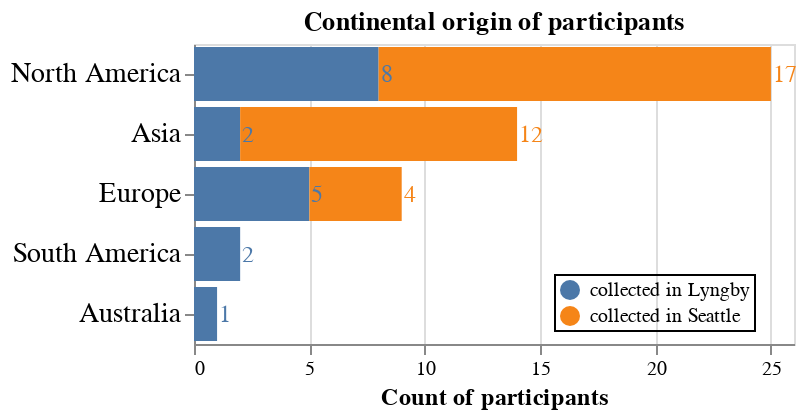

Here is the notebook cell this chart was saved with:
### Code cell
bars = alt.Chart(participants).mark_bar().encode(
    x=alt.X('count(continent_of_origin)',
            title="Count of participants ",
            axis=alt.Axis(titleFontSize=12)),
    y=alt.Y('continent_of_origin',title="",sort='-x',axis=alt.Axis(labelFontSize=14)),
    color=alt.Color('data_collection:N',title="",legend=alt.Legend(
        orient='none',
        legendX=180, legendY=115,
        direction='vertical',
        titleAnchor='middle',
        strokeColor='black',
        padding=2)),    
    tooltip=['continent_of_origin','data_collection','count(continent_of_origin)']
).properties(width=300,height=150,title="Continental origin of participants")


text_indiv = alt.Chart(participants).mark_text(dx=1,align='left',size=12).encode(
     x=alt.X('count(continent_of_origin)').stack('zero'),
     y=alt.Y('continent_of_origin',title="",sort='-x',axis=alt.Axis(labelFontSize=14)),
    detail='data_collection:N',
    color='data_collection',
    text=alt.Text('count(continent_of_origin):Q')
)

bars + text_indiv

### Figure 1 — Vega-Lite specification as saved in the notebook (floating-point values rounded to 4 significant figures)
{"config": {"view": {"continuousWidth": 300, "continuousHeight": 300}}, "layer": [{"mark": {"type": "bar"}, "encoding": {"color": {"field": "data_collection", "legend": {"direction": "vertical", "legendX": 180, "legendY": 115, "orient": "none", "padding": 2, "strokeColor": "black", "titleAnchor": "middle"}, "title": "", "type": "nominal"}, "tooltip": [{"field": "continent_of_origin", "type": "nominal"}, {"field": "data_collection", "type": "nominal"}, {"aggregate": "count", "field": "continent_of_origin", "type": "nominal"}], "x": {"aggregate": "count", "axis": {"titleFontSize": 12}, "field": "continent_of_origin", "title": "Count of participants ", "type": "nominal"}, "y": {"axis": {"labelFontSize": 14}, "field": "continent_of_origin", "sort": "-x", "title": "", "type": "nominal"}}, "title": "Continental origin of participants"}, {"mark": {"type": "text", "align": "left", "dx": 1, "size": 12}, "encoding": {"color": {"field": "data_collection", "type": "nominal"}, "detail": {"field": "data_collection", "type": "nominal"}, "text": {"aggregate": "count", "field": "continent_of_origin", "type": "quantitative"}, "x": {"aggregate": "count", "field": "continent_of_origin", "stack": "zero", "type": "nominal"}, "y": {"axis": {"labelFontSize": 14}, "field": "continent_of_origin", "sort": "-x", "title": "", "type": "nominal"}}}], "data": {"name": "data-4e4613410f109f9ffdfcf8a1669a0c02"}, "height": 150, "width": 300, "$schema": "https://vega.github.io/schema/vega-lite/v5.8.0.json", "datasets": {"data-4e4613410f109f9ffdfcf8a1669a0c02": [{"participant_id": 1, "continent_of_origin": "North America", "data_collection": "collected in Lyngby"}, {"participant_id": 2, "continent_of_origin": "Europe", "data_collection": "collected in Lyngby"}, {"participant_id": 3, "continent_of_origin": "North America", "data_collection": "collected in Lyngby"}, {"participant_id": 4, "continent_of_origin": "Europe", "data_collection": "collected in Lyngby"}, {"participant_id": 5, "continent_of_origin": "Europe", "data_collection": "collected in Lyngby"}, {"participant_id": 6, "continent_of_origin": "North America", "data_collection": "collected in Lyngby"}, {"participant_id": 7, "continent_of_origin": "North America", "data_collection": "collected in Lyngby"}, {"participant_id": 8, "continent_of_origin": "Europe", "data_collection": "collected in Lyngby"}, {"participant_id": 9, "continent_of_origin": "Australia", "data_collection": "collected in Lyngby"}, {"participant_id": 10, "continent_of_origin": "North America", "data_collection": "collected in Lyngby"}, {"participant_id": 11, "continent_of_origin": "North America", "data_collection": "collected in Lyngby"}, {"participant_id": 12, "continent_of_origin": "Asia", "data_collection": "collected in Lyngby"}, {"participant_id": 13, "continent_of_origin": "South America", "data_collection": "collected in Lyngby"}, {"participant_id": 14, "continent_of_origin": "South America", "data_collection": "collected in Lyngby"}, {"participant_id": 15, "continent_of_origin": "North America", "data_collection": "collected in Lyngby"}, {"participant_id": 16, "continent_of_origin": "North America", "data_collection": "collected in Lyngby"}, {"participant_id": 17, "continent_of_origin": "Europe", "data_collection": "collected in Lyngby"}, {"participant_id": 18, "continent_of_origin": "Asia", "data_collection": "collected in Lyngby"}, {"participant_id": 19, "continent_of_origin": "North America", "data_collection": "collected in Seattle"}, {"participant_id": 20, "continent_of_origin": "Asia", "data_collection": "collected in Seattle"}, {"participant_id": 21, "continent_of_origin": "Asia", "data_collection": "collected in Seattle"}, {"participant_id": 22, "continent_of_origin": "Asia", "data_collection": "collected in Seattle"}, {"participant_id": 23, "continent_of_origin": "North America", "data_collection": "collected in Seattle"}, {"participant_id": 24, "continent_of_origin": "Europe", "data_collection": "collected in Seattle"}, {"participant_id": 25, "continent_of_origin": "Asia", "data_collection": "collected in Seattle"}, {"participant_id": 26, "continent_of_origin": "North America", "data_collection": "collected in Seattle"}, {"participant_id": 27, "continent_of_origin": "Asia", "data_collection": "collected in Seattle"}, {"participant_id": 28, "continent_of_origin": "Asia", "data_collection": "collected in Seattle"}, {"participant_id": 29, "continent_of_origin": "Asia", "data_collection": "collected in Seattle"}, {"participant_id": 30, "continent_of_origin": "North America", "data_collection": "collected in Seattle"}, {"participant_id": 31, "continent_of_origin": "Asia", "data_collection": "collected in Seattle"}, {"participant_id": 32, "continent_of_origin": "North America", "data_collection": "collected in Seattle"}, {"participant_id": 33, "continent_of_origin": "North America", "data_collection": "collected in Seattle"}, {"participant_id": 34, "continent_of_origin": "North America", "data_collection": "collected in Seattle"}, {"participant_id": 35, "continent_of_origin": "North America", "data_collection": "collected in Seattle"}, {"participant_id": 36, "continent_of_origin": "North America", "data_collection": "collected in Seattle"}, {"participant_id": 37, "continent_of_origin": "Asia", "data_collection": "collected in Seattle"}, {"participant_id": 38, "continent_of_origin": "North America", "data_collection": "collected in Seattle"}, {"participant_id": 40, "continent_of_origin": "Asia", "data_collection": "collected in Seattle"}, {"participant_id": 41, "continent_of_origin": "Europe", "data_collection": "collected in Seattle"}, {"participant_id": 42, "continent_of_origin": "North America", "data_collection": "collected in Seattle"}, {"participant_id": 43, "continent_of_origin": "North America", "data_collection": "collected in Seattle"}, {"participant_id": 44, "continent_of_origin": "North America", "data_collection": "collected in Seattle"}, {"participant_id": 45, "continent_of_origin": "North America", "data_collection": "collected in Seattle"}, {"participant_id": 46, "continent_of_origin": "Europe", "data_collection": "collected in Seattle"}, {"participant_id": 47, "continent_of_origin": "Asia", "data_collection": "collected in Seattle"}, {"participant_id": 48, "continent_of_origin": "Asia", "data_collection": "collected in Seattle"}, {"participant_id": 49, "continent_of_origin": "North America", "data_collection": "collected in Seattle"}, {"participant_id": 50, "continent_of_origin": "North America", "data_collection": "collected in Seattle"}, {"participant_id": 51, "continent_of_origin": "North America", "data_collection": "collected in Seattle"}, {"participant_id": 52, "continent_of_origin": "Europe", "data_collection": "collected in Seattle"}]}}
